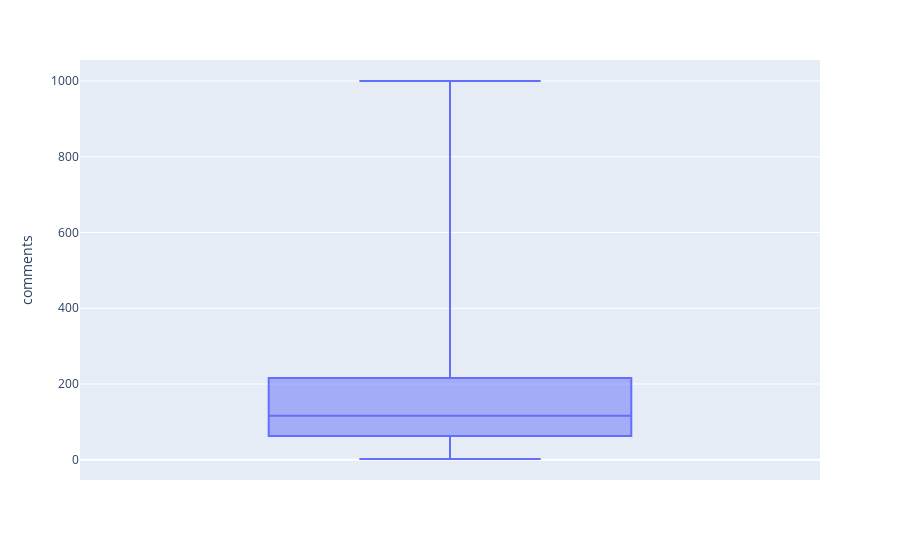

Source (notebook cell):
### Code cell
px.box(data_frame=ted[ted.comments <= 1000],y='comments',points=False)

### Figure 1 — Plotly figure (JSON) as saved in the notebook; plotly's stock layout.template omitted (floating-point values rounded to 4 significant figures; data arrays with more than 128 entries replaced by an {"elided": "..."} marker saying what was removed)
{"data": [{"alignmentgroup": "True", "boxpoints": false, "hovertemplate": "comments=%{y}<extra></extra>", "legendgroup": "", "marker": {"color": "#636efa"}, "name": "", "notched": false, "offsetgroup": "", "orientation": "v", "showlegend": false, "type": "box", "x0": " ", "xaxis": "x", "y": {"elided": "2519 int values"}, "y0": " ", "yaxis": "y"}], "layout": {"autosize": true, "boxmode": "group", "legend": {"tracegroupgap": 0}, "margin": {"t": 60}, "xaxis": {"anchor": "y", "autorange": true, "domain": [0, 1], "range": [-0.5, 0.5], "type": "category"}, "yaxis": {"anchor": "x", "autorange": true, "domain": [0, 1], "range": [-53.44, 1055.0], "title": {"text": "comments"}, "type": "linear"}}}
